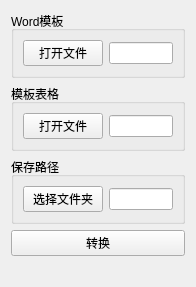
          <widget class="QWidget" name="WordModuleUse">
           <property name="geometry">
            <rect>
             <x>0</x>
             <y>0</y>
             <width>196</width>
             <height>287</height>
            </rect>
           </property>
           <attribute name="label">
            <string>模板套用</string>
           </attribute>
           <layout class="QVBoxLayout" name="verticalLayout_35">
            <item>
             <layout class="QVBoxLayout" name="verticalLayout_34">
              <item>
               <widget class="QGroupBox" name="groupBox_17">
                <property name="title">
                 <string>Word模板</string>
                </property>
                <layout class="QVBoxLayout" name="verticalLayout_31">
                 <item>
                  <layout class="QHBoxLayout" name="horizontalLayout_22">
                   <item>
                    <widget class="QPushButton" name="btn_WordModule">
                     <property name="text">
                      <string>打开文件</string>
                     </property>
                    </widget>
                   </item>
                   <item>
                    <widget class="QLineEdit" name="lineEdit_WordModule"/>
                   </item>
                  </layout>
                 </item>
                </layout>
               </widget>
              </item>
              <item>
               <widget class="QGroupBox" name="groupBox_18">
                <property name="title">
                 <string>模板表格</string>
                </property>
                <layout class="QVBoxLayout" name="verticalLayout_32">
                 <item>
                  <layout class="QHBoxLayout" name="horizontalLayout_23">
                   <item>
                    <widget class="QPushButton" name="btn_WordModuleExcel">
                     <property name="text">
                      <string>打开文件</string>
                     </property>
                    </widget>
                   </item>
                   <item>
                    <widget class="QLineEdit" name="lineEdit_WordModuleExcel"/>
                   </item>
                  </layout>
                 </item>
                </layout>
               </widget>
              </item>
              <item>
               <widget class="QGroupBox" name="groupBox_19">
                <property name="title">
                 <string>保存路径</string>
                </property>
                <layout class="QVBoxLayout" name="verticalLayout_33">
                 <item>
                  <layout class="QHBoxLayout" name="horizontalLayout_24">
                   <item>
                    <widget class="QPushButton" name="btn_SaveWordModule">
                     <property name="text">
                      <string>选择文件夹</string>
                     </property>
                    </widget>
                   </item>
                   <item>
                    <widget class="QLineEdit" name="lineEdit_SaveWordModule"/>
                   </item>
                  </layout>
                 </item>
                </layout>
               </widget>
              </item>
              <item>
               <widget class="QPushButton" name="btn_WordModuleTransform">
                <property name="text">
                 <string>转换</string>
                </property>
               </widget>
              </item>
              <item>
               <spacer name="verticalSpacer_6">
                <property name="orientation">
                 <enum>Qt::Vertical</enum>
                </property>
                <property name="sizeHint" stdset="0">
                 <size>
                  <width>20</width>
                  <height>40</height>
                 </size>
                </property>
               </spacer>
              </item>
             </layout>
            </item>
           </layout>
          </widget>
